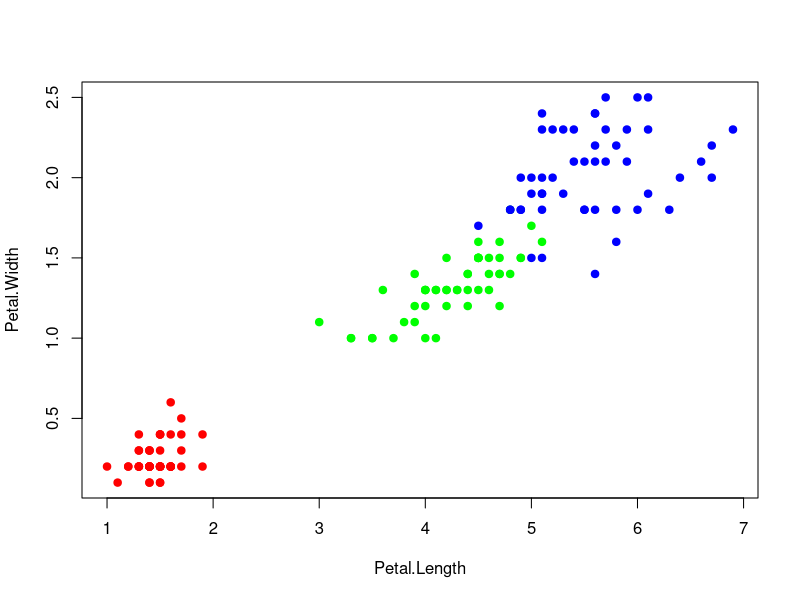
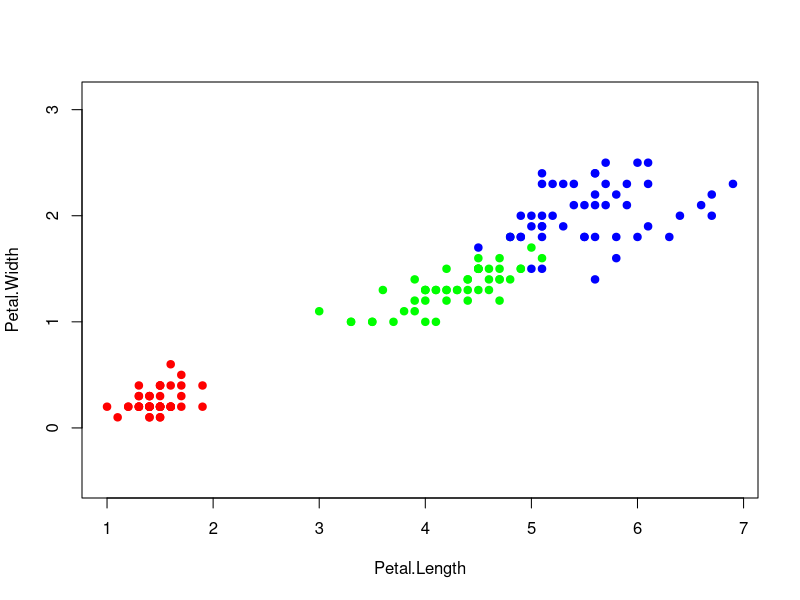

The R script that drew these images, in order: (Note: a time limit stopped this script after it produced the figures.)
v <- iris[, 3:4]

p <- c(3, 1)


avg <- function(x)
  
{
  sum(x) / length(x)
  
}


colors <-
  c("setosa" = "red",
    "versicolor" = "green",
    "virginica" = "blue")
ax <- avg(iris[iris$Species == "setosa", 3])

ay <- avg(iris[iris$Species == "setosa", 4])

bx <- avg(iris[iris$Species == "versicolor", 3])

by <- avg(iris[iris$Species == "versicolor", 4])

cx <- avg(iris[iris$Species == "virginica", 3])

cy <- avg(iris[iris$Species == "virginica", 4])


plot(iris[, 3:4],
     pch = 21,
     bg = colors[iris$Species],
     col = colors[iris$Species])


dist <- function(u, v)
  
{
  sqrt(sum((u - v) ^ 2))
  
}

a <- dist(c(ax, ay), p)

b <- dist(c(bx, by), p)

c <- dist(c(cx, cy), p)

min(c(a, b, c))

euclideanDistance <- function(u, v) {
  sqrt(sum((u - v) ^ 2))
}

sortObjectsByDist <- function(xl, z, metricFunction = euclideanDistance)
{
  l <- dim(xl)[1] 
  n <- dim(xl)[2] - 1
  
  distances <- matrix(NA, l, 2) 
  for (i in 1:l) {
    distances[i,] <- c(i, metricFunction(xl[i, 1:n], z))
  }
  
  orderedXl <- xl[order(distances[, 2]),] 
  return (orderedXl)
  
}

kNN <- function(xl, z, k) {
  orderedXl <- sortObjectsByDist(xl, z, euclideanDistance) 
  n <- dim(orderedXl)[2] - 1 
  classes <-orderedXl[1:k, n + 1] 
  counts <- table(classes)
  class <- names(which.max(counts)) 
  return (class)
}

plot(
  iris[, 3:4],
  pch = 21,
  bg = colors[iris$Species],
  col = colors[iris$Species],
  asp = 1
)

LOO <- function(classificator){ 
  vec <- c(seq(1, 5)) 
  for (k in 1:50) { 
    cnt <- 0 
    
    for (i in 1:150) { 
      x_el <- c(iris[i, 3], iris[i, 4]) 
      x_sample <- iris[-i, 3:5] 
      class <- classificator(x_sample, x_el, k) 
      if (iris[i, 5] != class) { 
        cnt <- cnt + 1 
      } 
    } 
    vec[k] <- cnt / 150 
    print(vec[k]) 
  } 
  return(vec)
}
arr <- LOO(kNN)
print(arr)
plot(c(seq(1,50)),arr,type="l",ylab="Error Rate",
     xlab="K",main="Error Rate for Iris", ylim = c(0.4, 0.6))
tochka = which(arr == min(arr))
arr2 <- (seq(1,50))
plot(arr2, arr, type = "l", xlab = "k", ylab="LOO value", main = "LOO kNN")
points(arr2[tochka], arr[tochka], pch = 19, col = "red")
